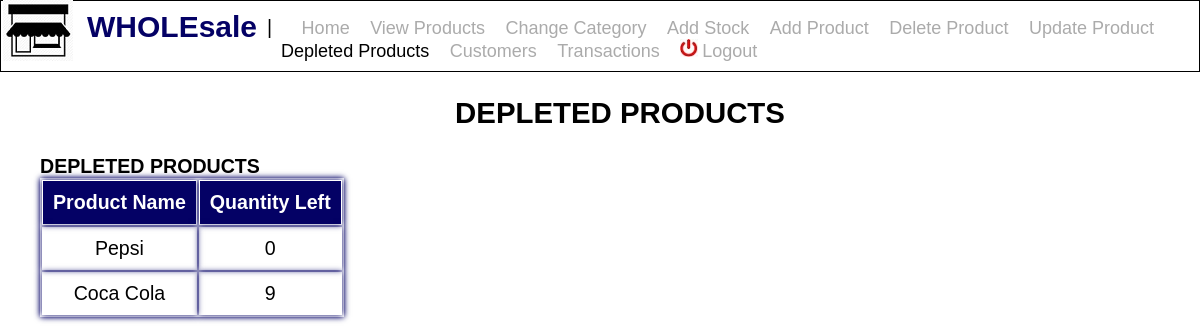
Screenshot of /depleted.php (signed in) with the database file from the repository.
### tables this page shows
CREATE TABLE `depleted_products` (
  `product_id` int(11) NOT NULL,
  `product_name` varchar(20) NOT NULL,
  `quantity_left` int(11) NOT NULL
);

### depleted.php (the view, shortened to what this page needs)
<!DOCTYPE html>
<html>
<head>
	<link rel='stylesheet' href="css/style.css">
</head>
<body>
        <img src="image/whole1.jpg" style="margin-left:3px;float:left"/>
	    <h1 style="float:left;color:#040165;margin:10px 10px;font-size:30px">WHOLEsale</h1>
	    <div class='asidebar'>
	    <ul>|
		   <li onclick="location.href='adminHome.php'">&nbsp;&nbsp;Home</li>
		   <li onclick="location.href='viewProducts.php'">View Products</li>
		   <li onclick="location.href='chng_category.php'">Change Category</li>
		   <li onclick="location.href='addStock.php'">Add Stock</li>
		   <li onclick="location.href='addProduct.php'">Add Product</li>
		   <li onclick="location.href='deleteProduct.php'">Delete Product</li>
		   <li onclick="location.href='updateProduct.php'">Update Product</li>
		   <li class='active' onclick="location.href='depleted.php'">Depleted Products</li>
		   <li onclick="location.href='customers.php'">Customers</li>
		   <li onclick="location.href='transactions.php'">Transactions</li>
		   <li onclick="location.href='logout.php'"><img src="image/logout.jpg" />Logout</li>
	    </ul>
	</div>
<div class='container'>
    <h2>DEPLETED PRODUCTS</h2>
	<b>DEPLETED PRODUCTS</b>
		<table><tr><th>Product Name</th><th>Quantity Left</th></tr>
		<?php
			$conn=mysqli_connect("localhost","root","","wholesale");
			$sql="select * from depleted_products";
			$result=mysqli_query($conn,$sql);
			while($row=mysqli_fetch_assoc($result)){
				echo "<tr><td>".$row['product_name']."</td><td>".$row['quantity_left']."</td></tr>";
			}
			echo "</table><br>";
		?>
</div>
</body>
</html>

### css/style.css (style rules this page uses)
body { margin:0; font-size:14px; font-family:arial; }
ul { margin:0px; border:1px solid black; padding-top:30px; font-size:140%; height:25px; padding:15px; padding-left:500px; }
li { margin-left:4px; padding:3px 10px; color:#ababab; display:inline; }
ul .active { color:black; }
img { margin-right:4px; }
.container { font-size:140%; }
.container h2 { text-align:center; }
.container table { box-shadow:0px 0px 6px #040165; }
.container table th { background-color:#040165; padding:10px 10px; color:#fff; border:1px solid white; box-shadow:0px 0px 6px #040165; }
.container { margin-left:40px; }
.container table td { padding:10px 10px; text-align:center; box-shadow:0px 0px 6px #040165; }
.asidebar ul { padding-bottom:30px; padding-left:1px; }
.asidebar li { font-size:92%; padding-right:1px; }

### rows the page displays
depleted_products: product_name "Pepsi", quantity_left "0"
depleted_products: product_name "Coca Cola", quantity_left "9"
